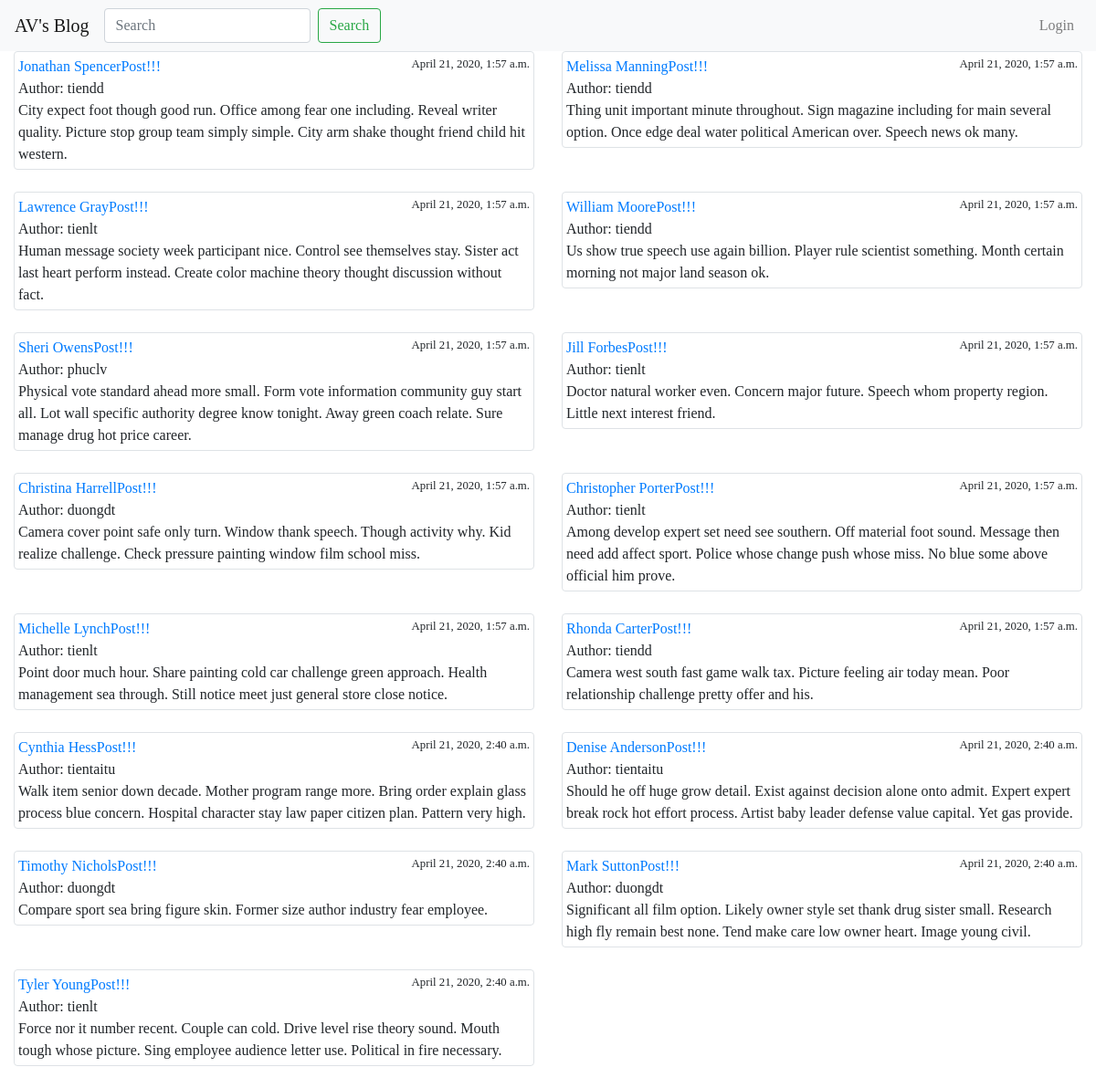
/blog, run on an earlier commit of the app's database.
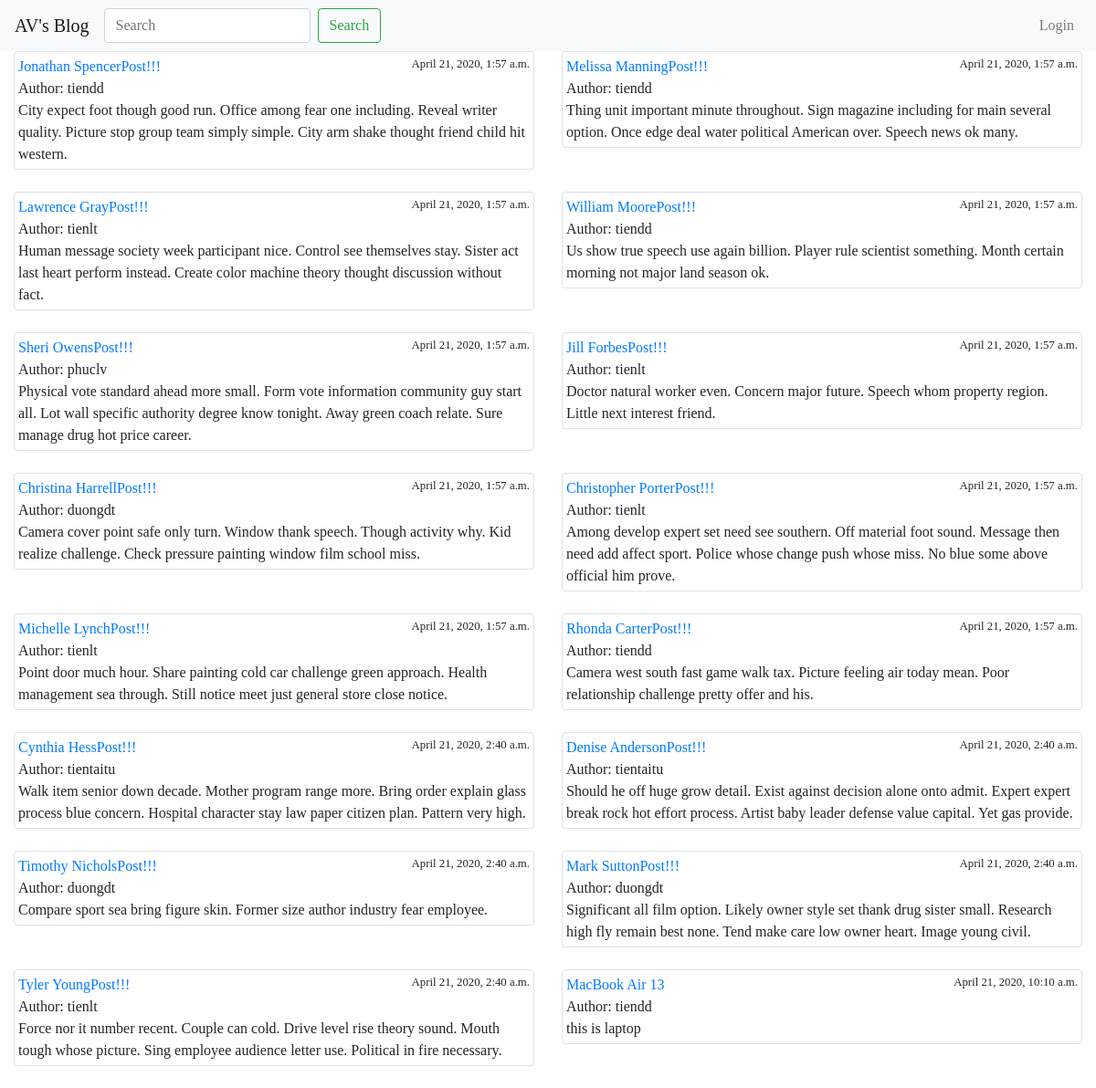
And on a later commit of the database.
### blog/models.py (models this page shows, shortened)
class Post(models.Model):
    STATUS_CHOICES = (
        ('draft', 'Draft'),
        ('published', 'Published')
    )
    title = models.CharField(max_length=100, null=True, blank=True, unique=False)
    slug = models.SlugField(max_length=120)
    author = models.ForeignKey(User, related_name='blog_posts', on_delete=models.DO_NOTHING)
    body = models.TextField()
    created = models.DateTimeField(auto_now_add=True)
    updated = models.DateTimeField(auto_now=True)
    status = models.CharField(max_length=10, choices=STATUS_CHOICES, default='draft')

### blog/views.py (the view)
# urls.py: path('blog', views.post_list, name='post_list'),
def post_list(request):
    posts = Post.objects.all()
    context = {'posts': posts}
    return render(request, 'blog/post_list.html', context)

### templates/blog/post_list.html (shortened to what this page needs)
{% extends 'blog/base.html' %}
{% block content %}
    <div class="row">
        {% for p in posts %}
            <div class="col-md-6">
                <div class="img-thumbnail">
                    <a href="{% url 'post_detail' p.id %}">{{ p.title }}</a><small style="float: right">{{ p.created }}</small><br>
                    Author:  {{ p.author }} <br>
                    {{ p.body }}
                </div>
                    <br>
            </div>
        {% endfor %}
    </div>
{% endblock %}

### templates/blog/base.html (shortened to what this page needs)
<!DOCTYPE html>
{% load static %}
<html lang="en">
<head>
    <link rel="stylesheet" href="https://stackpath.bootstrapcdn.com/bootstrap/4.4.1/css/bootstrap.min.css">
    <link rel="stylesheet" href="{% static 'blog/style.css' %}">
</head>
<body>
{% include 'blog/navbar.html' %}
<div class="container-fluid">
{% block content %}
{% endblock %}
</div>
</body>
</html>

### templates/blog/navbar.html (shortened to what this page needs)
<nav class="navbar navbar-expand-lg navbar-light bg-light">
  <a class="navbar-brand" href="{% url 'post_list' %}">AV's Blog</a>
  <div class="collapse navbar-collapse" id="navbarSupportedContent">
    <ul class="navbar-nav mr-auto">
        <form class="form-inline my-2 my-lg-0">
      <input class="form-control mr-sm-2" type="search" placeholder="Search" aria-label="Search">
      <button class="btn btn-outline-success my-2 my-sm-0" type="submit">Search</button>
    </form>
    </ul>
      <ul class="navbar-nav">
          {% if request.user.is_authenticated %}
          <li class="nav-item dropdown">
                <a class="nav-link dropdown-toggle" href="#" id="navbarDropdown" role="button" data-toggle="dropdown" aria-haspopup="true" aria-expanded="false">
                 <span>Hi,{{ request.user|capfirst }}</span>
                </a>
                <div class="dropdown-menu" aria-labelledby="navbarDropdown">
                  <a class="dropdown-item" href="{% url 'user_logout' %}">Logout</a>
                </div>
          </li>
          {% else %}
          <li class="nav-item">
              <a href="{% url 'user_login' %}" class="nav-link">Login</a>
          </li>
          {% endif %}
      </ul>
  </div>
</nav>

### static/blog/style.css (style rules this page uses)
html { position: relative; min-height: 100%; }
body { font-family: 'Lucida Casaul', 'Comic Sans MS'; }

What changed in the data, as far as the page shows it:
added Post: title "MacBook Air 13", created "April 21, 2020, 10:10 a.m.", author "tiendd", body "this is laptop"
